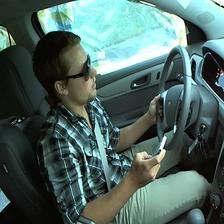
#> input picture DL/img/small/c1/img_6.jpg, 224 x 224 px
$ python predictml.py
#> lines starting #> are read from the running program, lines starting #| are printed output that depends on the picture
from PIL import Image
import numpy as np

#https://docs.microsoft.com/en-us/archive/msdn-magazine/2019/march/csharp-support-vector-machines-using-csharp
im = Image.open("img/small/c1/img_6.jpg", ).convert('L').resize((64,64))
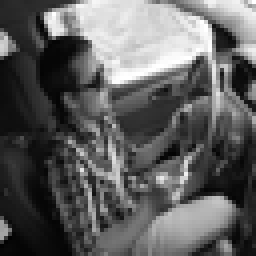
#> im: PIL image 64x64 L (shown 4 times larger); min 1, max 255, mean 94.6
im = np.asarray(im)
im = im.reshape(-1, 64*64)
print(im.shape)
#| (1, 4096)
im = im / 255
import pickle
#> (the run stopped early here; a loop or call above may not have finished)

$ run again, with DL/img/small/c1/img_1043.jpg copied over DL/img/small/c1/img_6.jpg
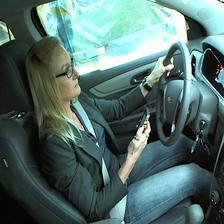
#> input picture DL/img/small/c1/img_1043.jpg, 224 x 224 px
#> `im = Image.open("img/small/c1/img_6.jpg", ).convert('L').resize((64,64))`:
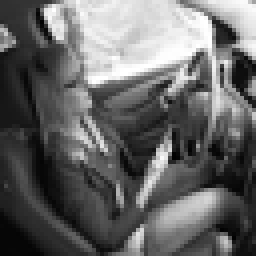
#> im: PIL image 64x64 L (shown 4 times larger); min 1, max 255, mean 102.1
#| (1, 4096)

$ run again, with DL/img/small/c1/img_1045.jpg copied over DL/img/small/c1/img_6.jpg
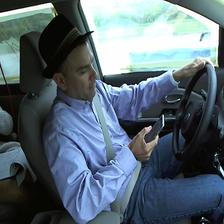
#> input picture DL/img/small/c1/img_1045.jpg, 224 x 224 px
#> `im = Image.open("img/small/c1/img_6.jpg", ).convert('L').resize((64,64))`:
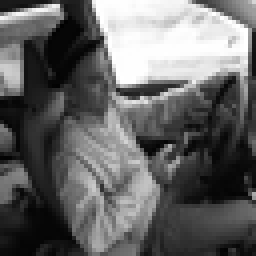
#> im: PIL image 64x64 L (shown 4 times larger); min 1, max 255, mean 100.9
#| (1, 4096)

$ run again, with DL/img/small/c1/img_1077.jpg copied over DL/img/small/c1/img_6.jpg
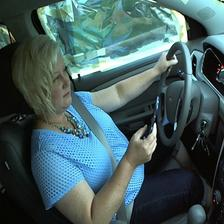
#> input picture DL/img/small/c1/img_1077.jpg, 224 x 224 px
#> `im = Image.open("img/small/c1/img_6.jpg", ).convert('L').resize((64,64))`:
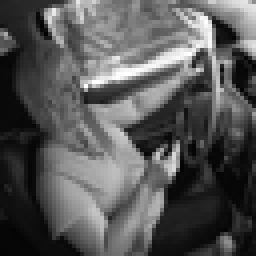
#> im: PIL image 64x64 L (shown 4 times larger); min 2, max 255, mean 86.7
#| (1, 4096)
